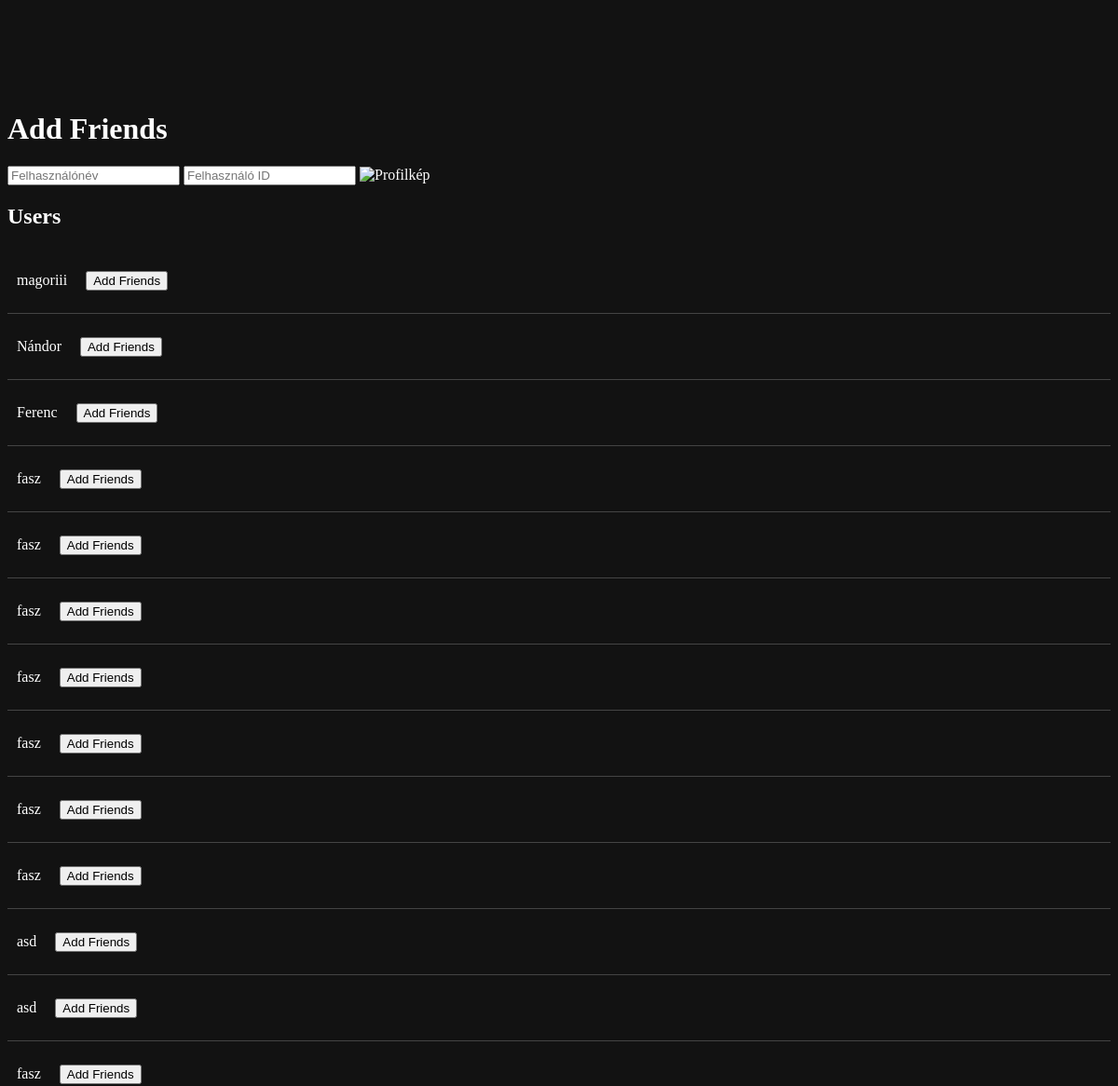
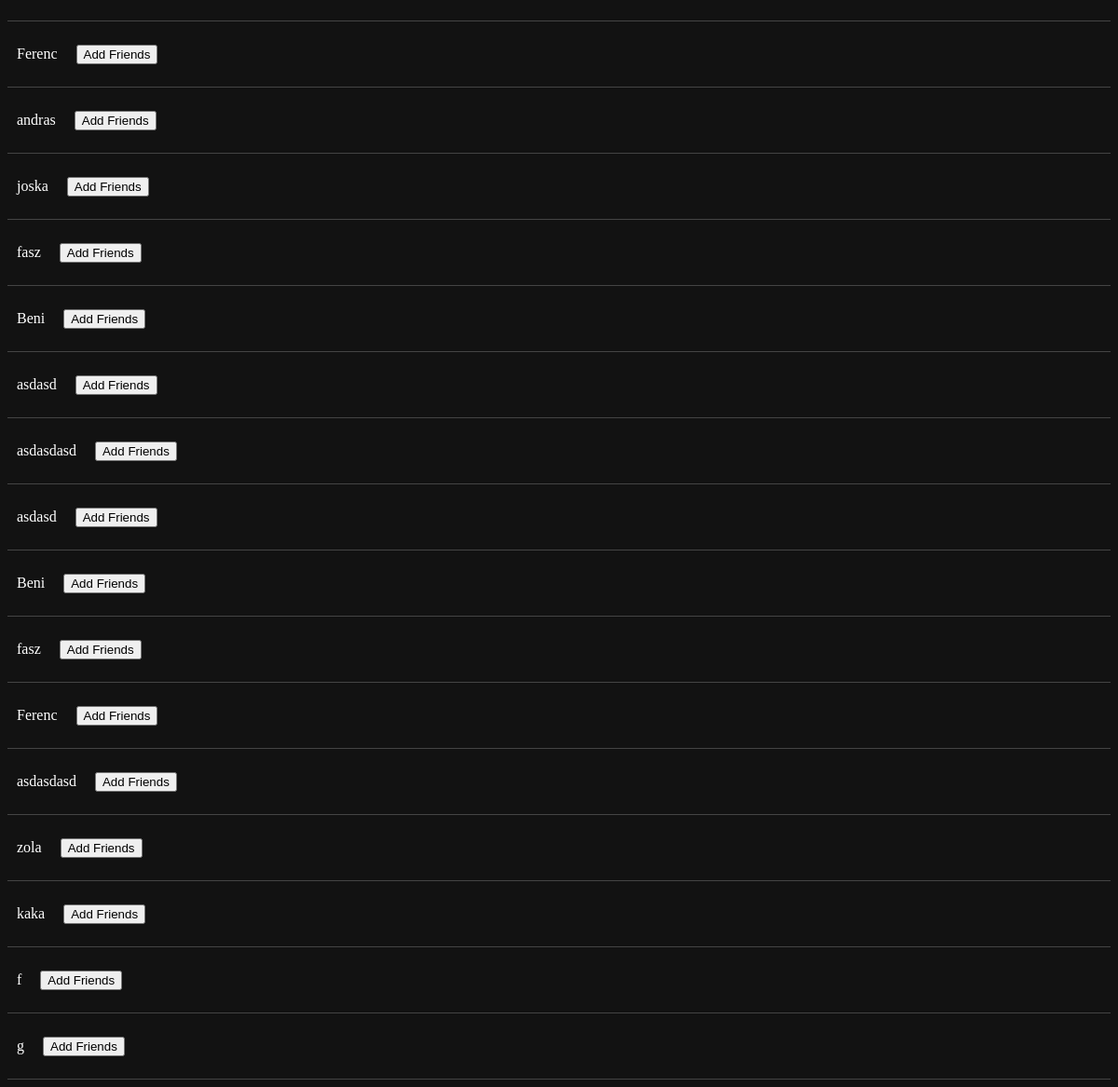
Page /baratok.php on the committed database (2 pictures, top to bottom).
### tables this page shows
CREATE TABLE `user` (
  `uid` int(250) NOT NULL,
  `uname` varchar(250) NOT NULL,
  `uemail` varchar(250) NOT NULL,
  `upass` varchar(250) NOT NULL,
  `utime` datetime NOT NULL,
  `uproffkepnev` varchar(50) NOT NULL,
  `uproffkeredetikepnev` varchar(255) NOT NULL,
  `uip` varchar(250) NOT NULL,
  `usession` varchar(8) NOT NULL,
  `ustat` varchar(250) NOT NULL,
  `ucomm` text NOT NULL,
  `ubirtd` date NOT NULL
);

### baratok.php (the view, shortened to what this page needs)
<?php
require ('kapcsolat.php');
?>
<!DOCTYPE html>
<html lang="hu">
<head>
</head>
<body>
    <h1>Add Friends</h1>
    <section>
        <div>
            <input type="text" id="search-name" placeholder="Felhasználónév" onkeyup="filterUsers()">
            <input type="text" id="search-id" placeholder="Felhasználó ID" onkeyup="filterUsers()">
            <img src="./profilkepek/<?php echo htmlspecialchars($_SESSION['profilkep']); ?>" alt="Profilkép">
        </div>
    </section>
    <h2>Users</h2>
    <div id="user-list">
        <?php
        $osszes = mysqli_query($adb, "SELECT uid, uname, ustat FROM user WHERE uid != '$_SESSION[uid]'");
        while ($sor = mysqli_fetch_assoc($osszes)) {
            echo "<div class='user' data-username='{$sor['uname']}' data-userid='{$sor['uid']}'>";
            echo "<p>{$sor['uname']}</p>";
            echo "<button onclick='addFriend({$sor['uid']})'>Add Friends</button>";
            echo "</div>";
        }
        ?>
    </div>
</body>
</html>

### baratok.php (style rules this page uses)
body { color: white; margin-top: 10%; background-color: #121212; }
.user { display: flex; align-items: center; gap: 10px; padding: 10px; border-bottom: 1px solid #444; }

### rows in the picture
user: uname "magoriii"
user: uname "Nándor"
user: uname "Ferenc"
user: uname "fasz"
user: uname "fasz"
user: uname "fasz"
user: uname "fasz"
user: uname "fasz"
user: uname "fasz"
user: uname "fasz"
user: uname "asd"
user: uname "asd"
user: uname "fasz"
user: uname "Ferenc"
user: uname "andras"
user: uname "joska"
user: uname "fasz"
user: uname "Beni"
user: uname "asdasd"
user: uname "asdasdasd"
user: uname "asdasd"
user: uname "Beni"
user: uname "fasz"
user: uname "Ferenc"
user: uname "asdasdasd"
user: uname "zola"
user: uname "kaka"
user: uname "f"
user: uname "g"
